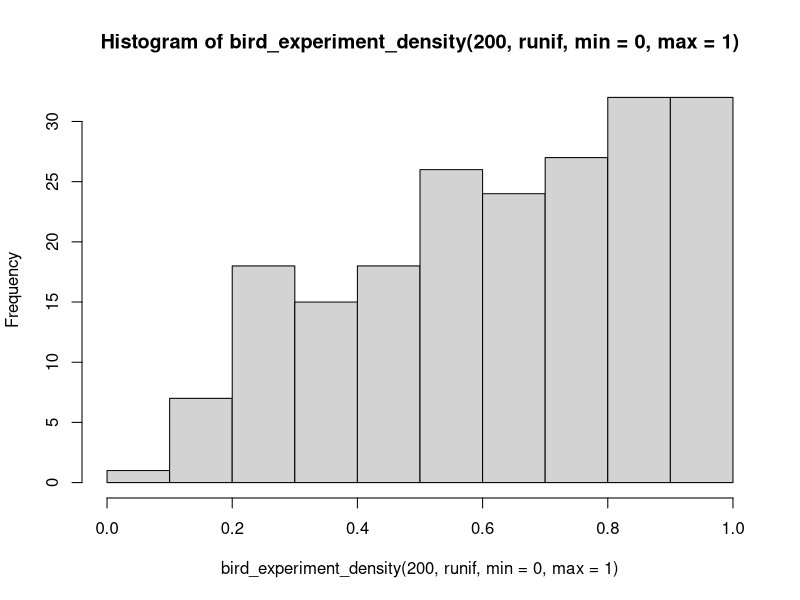
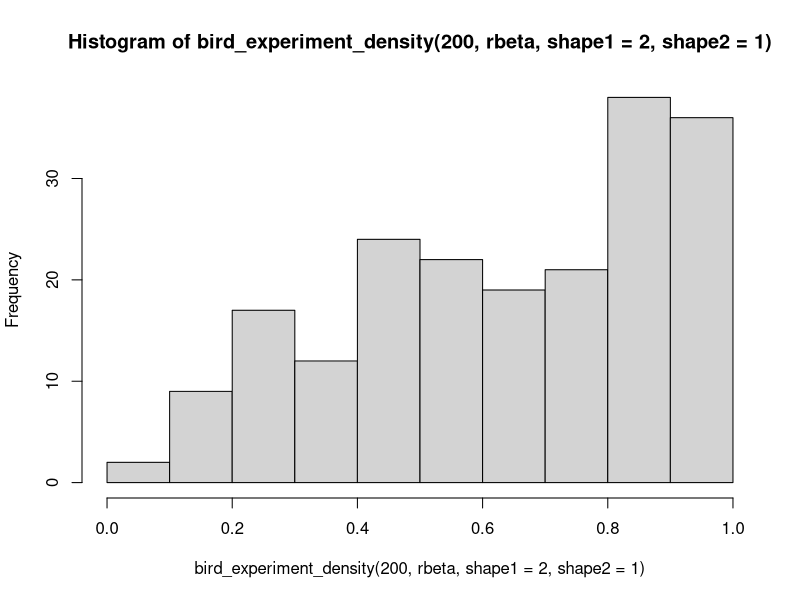
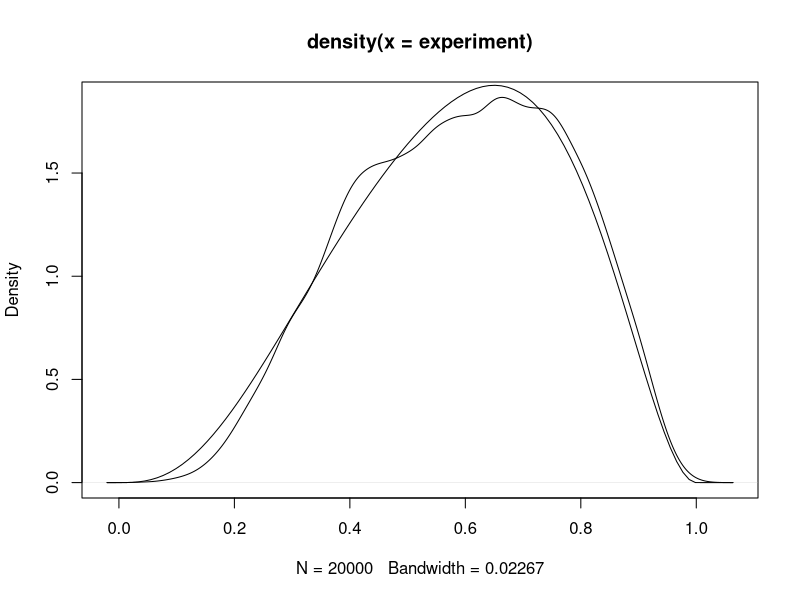
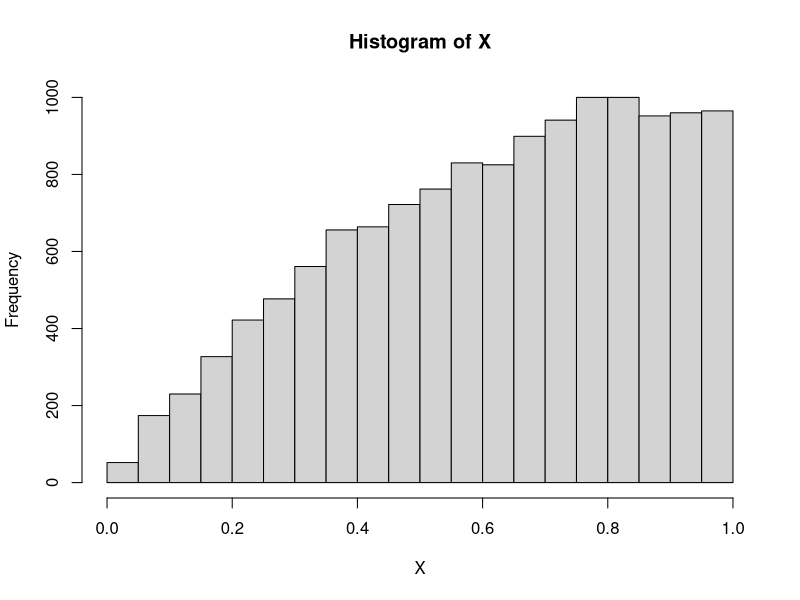

Write the R code that produced these figures, in order.
## ---- chunk 1

bird_experiment_density <- function(n, distribution, ...){
theta <- distribution(n, ...)
V <- distribution(n, ...)
observed <- ifelse(V < theta, theta,  1 - theta)

return(observed)
}

hist(bird_experiment_density(200, runif, min = 0, max = 1))
hist(bird_experiment_density(200, rbeta, shape1 = 2, shape2 = 1))

ks.test(bird_experiment_density(200, rbeta, shape1 = 2, shape2 = 1), "pbeta", shape1 = 2, shape2 = 1)

experiment <- bird_experiment_density(20000, rbeta, shape1 = 3, shape2 = 5)

{
plot(density(experiment)) 
curve(x*(dbeta(x, 3, 5) + dbeta(1 - x, 3, 5)), add = TRUE)
}
## ---- chunk 2
n <- 200000

V1 <- runif(n, -1, 1)
V2 <- runif(n, -1, 1)
R2 <- V1 * V1 + V2 * V2

V1 <- V1[R2 < 1]
V2 <- V2[R2 < 1]
R2 <- R2[R2 < 1]

R2 <- sqrt(-2*log(R2) / R2)
Z1 <- V1 * R2
Z2 <- V2 * R2

ks.test(Z2, "pnorm")
cov(Z1, Z2)
cov(cbind(Z1, Z2))
## ---- chunk 3
n <- 20000

X <- runif(n)
U <- runif(n)

U <- U[U < X]
X <- X[U < X]
hist(X)
